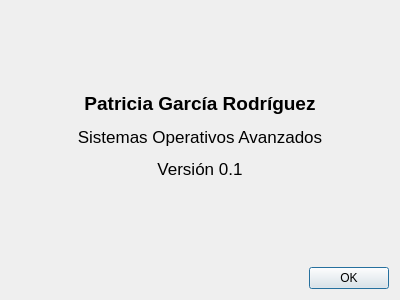
<?xml version="1.0" encoding="UTF-8"?>
<ui version="4.0">
 <class>AcercaDeDialog</class>
 <widget class="QDialog" name="AcercaDeDialog">
  <property name="geometry">
   <rect>
    <x>0</x>
    <y>0</y>
    <width>400</width>
    <height>300</height>
   </rect>
  </property>
  <property name="windowTitle">
   <string>Dialog</string>
  </property>
  <layout class="QVBoxLayout" name="verticalLayout">
   <item>
    <widget class="QLabel" name="label">
     <property name="layoutDirection">
      <enum>Qt::LeftToRight</enum>
     </property>
     <property name="text">
      <string>&lt;!DOCTYPE HTML PUBLIC &quot;-//W3C//DTD HTML 4.0//EN&quot; &quot;http://www.w3.org/TR/REC-html40/strict.dtd&quot;&gt;
&lt;html&gt;&lt;head&gt;&lt;meta name=&quot;qrichtext&quot; content=&quot;1&quot; /&gt;&lt;style type=&quot;text/css&quot;&gt;
p, li { white-space: pre-wrap; }
&lt;/style&gt;&lt;/head&gt;&lt;body style=&quot; font-family:'.Lucida Grande UI'; font-size:13pt; font-weight:400; font-style:normal;&quot;&gt;
&lt;p align=&quot;center&quot; style=&quot; margin-top:12px; margin-bottom:12px; margin-left:0px; margin-right:0px; -qt-block-indent:0; text-indent:0px;&quot;&gt;&lt;span style=&quot; font-size:14pt; font-weight:600;&quot;&gt;Patricia García Rodríguez&lt;/span&gt;&lt;/p&gt;
&lt;p align=&quot;center&quot; style=&quot; margin-top:12px; margin-bottom:12px; margin-left:0px; margin-right:0px; -qt-block-indent:0; text-indent:0px;&quot;&gt;Sistemas Operativos Avanzados&lt;/p&gt;
&lt;p align=&quot;center&quot; style=&quot; margin-top:12px; margin-bottom:12px; margin-left:0px; margin-right:0px; -qt-block-indent:0; text-indent:0px;&quot;&gt;Versión 0.1&lt;/p&gt;&lt;/body&gt;&lt;/html&gt;</string>
     </property>
    </widget>
   </item>
   <item>
    <widget class="QDialogButtonBox" name="buttonBox">
     <property name="orientation">
      <enum>Qt::Horizontal</enum>
     </property>
     <property name="standardButtons">
      <set>QDialogButtonBox::Ok</set>
     </property>
    </widget>
   </item>
  </layout>
 </widget>
 <resources/>
 <connections>
  <connection>
   <sender>buttonBox</sender>
   <signal>accepted()</signal>
   <receiver>AcercaDeDialog</receiver>
   <slot>accept()</slot>
   <hints>
    <hint type="sourcelabel">
     <x>248</x>
     <y>254</y>
    </hint>
    <hint type="destinationlabel">
     <x>157</x>
     <y>274</y>
    </hint>
   </hints>
  </connection>
  <connection>
   <sender>buttonBox</sender>
   <signal>rejected()</signal>
   <receiver>AcercaDeDialog</receiver>
   <slot>reject()</slot>
   <hints>
    <hint type="sourcelabel">
     <x>316</x>
     <y>260</y>
    </hint>
    <hint type="destinationlabel">
     <x>286</x>
     <y>274</y>
    </hint>
   </hints>
  </connection>
 </connections>
</ui>
